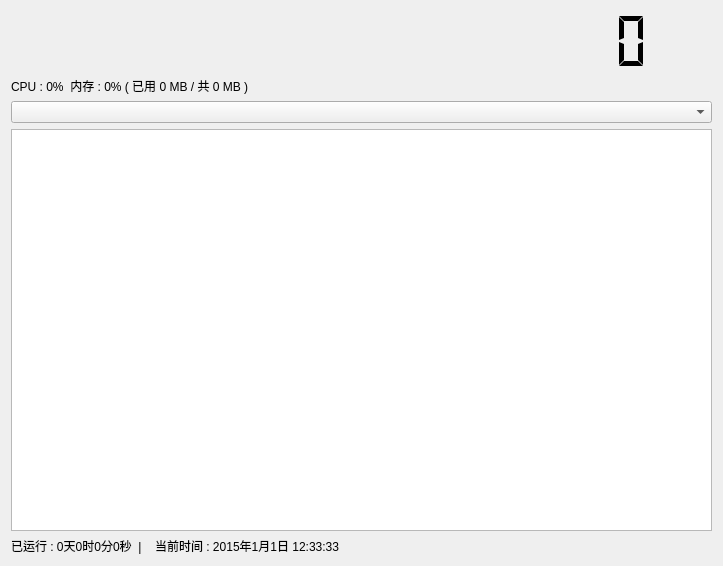
<?xml version="1.0" encoding="UTF-8"?>
<ui version="4.0">
 <class>Widget</class>
 <widget class="QWidget" name="Widget">
  <property name="geometry">
   <rect>
    <x>0</x>
    <y>0</y>
    <width>723</width>
    <height>566</height>
   </rect>
  </property>
  <property name="windowTitle">
   <string>Widget</string>
  </property>
  <layout class="QVBoxLayout" name="verticalLayout">
   <item>
    <widget class="QLCDNumber" name="lcdNumber">
     <property name="minimumSize">
      <size>
       <width>0</width>
       <height>60</height>
      </size>
     </property>
     <property name="styleSheet">
      <string notr="true"/>
     </property>
     <property name="frameShape">
      <enum>QFrame::NoFrame</enum>
     </property>
     <property name="digitCount">
      <number>19</number>
     </property>
     <property name="segmentStyle">
      <enum>QLCDNumber::Flat</enum>
     </property>
    </widget>
   </item>
   <item>
    <widget class="QLabel" name="labCPUMemory">
     <property name="styleSheet">
      <string notr="true"/>
     </property>
     <property name="text">
      <string>CPU : 0%  内存 : 0% ( 已用 0 MB / 共 0 MB )</string>
     </property>
    </widget>
   </item>
   <item>
    <widget class="QComboBox" name="cboxColor">
     <property name="focusPolicy">
      <enum>Qt::NoFocus</enum>
     </property>
    </widget>
   </item>
   <item>
    <widget class="QTableWidget" name="tableWidget"/>
   </item>
   <item>
    <layout class="QHBoxLayout" name="horizontalLayout">
     <item>
      <widget class="QLabel" name="labLive">
       <property name="sizePolicy">
        <sizepolicy hsizetype="Fixed" vsizetype="Preferred">
         <horstretch>0</horstretch>
         <verstretch>0</verstretch>
        </sizepolicy>
       </property>
       <property name="text">
        <string>已运行 : 0天0时0分0秒  |  </string>
       </property>
      </widget>
     </item>
     <item>
      <widget class="QLabel" name="labDateTime">
       <property name="sizePolicy">
        <sizepolicy hsizetype="Expanding" vsizetype="Preferred">
         <horstretch>0</horstretch>
         <verstretch>0</verstretch>
        </sizepolicy>
       </property>
       <property name="text">
        <string>当前时间 : 2015年1月1日 12:33:33</string>
       </property>
      </widget>
     </item>
    </layout>
   </item>
  </layout>
 </widget>
 <layoutdefault spacing="6" margin="11"/>
 <resources/>
 <connections/>
</ui>
